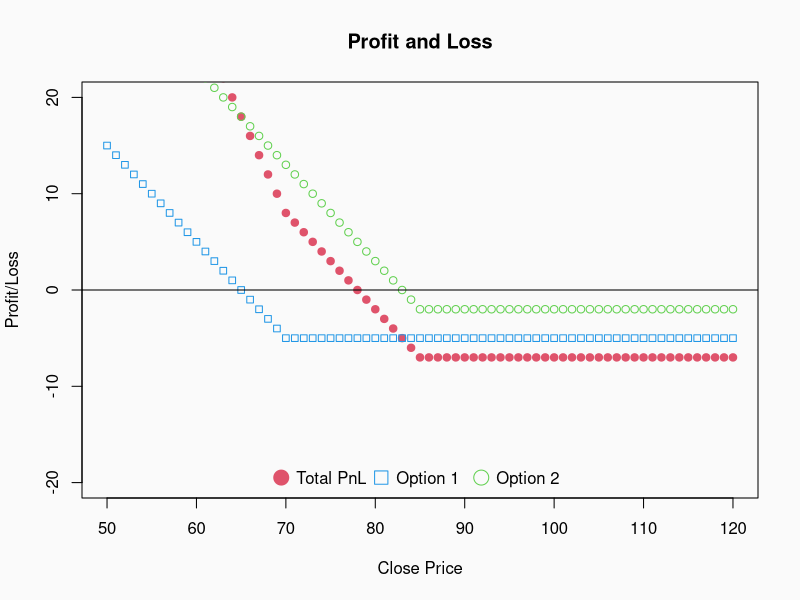

Generate this figure with R:
#setup initial variables
UV <- 120
LV <- 50
step <- 1
pnl.matrix <- matrix(seq(LV, UV, 1))

#Enter Options:( 1=Put 1 /Call -1, Buy 1 /Sell -1, Strike, Premium)
opt1 <- c(1, 1, 70, 5)
opt2<- c(1, 1, 85, 2)

#This is the function that evaluates the option value
opt_val <- function(x, y1, y2, y3, y4) {
  if (y1 == 1) {
    if (y2 == 1) {
      if (x < y3) {
        y3 - x - y4
        
      }
      else{
        -y4
      }
    }
    else{
      if (x < y3) {
        x - y3 + y4
      }
      else{
        y4
      }
    }
  }
  else if (y1 == -1) {
    if (y2 == 1) {
      if (x < y3) {
        -y4
      }
      else{
        x - y3 - y4
      }
    }
    else if (y2 == -1) {
      if (x < y3) {
        y4
      }
      else{
        y3 - x + y4
      }
      
      
    }
  }
}

opt.matrix <-
  matrix(
    nrow = 0,
    ncol = 4,
    byrow = TRUE
  )
opt.matrix<-rbind(opt.matrix, opt1)
opt.matrix<-rbind(opt.matrix, opt2)

for (i in 1:nrow(opt.matrix)) {
  pnl.matrix <-
    cbind(pnl.matrix, as.numeric(
      lapply(
        pnl.matrix[, 1],
        opt_val,
        y1 = opt.matrix[i, 1],
        y2 = opt.matrix[i, 2],
        y3 = opt.matrix[i, 3],
        y4 = opt.matrix[i, 4]
      )
    ))
}



pnl.matrix <-
  cbind(pnl.matrix, rowSums(cbind(pnl.matrix[, 2], pnl.matrix[, 3])))



par(bg="grey98")

plot(
  pnl.matrix[, 1],
  pnl.matrix[, ncol(pnl.matrix)],
  xlab = "Close Price",
  ylab = "Profit/Loss",
  ylim = c(-20, 20),
  pch = 19,
  col = 2,
  main = "Profit and Loss"
)


points(
  pnl.matrix[, 1],
  pnl.matrix[, 3],
  pch = 21,
  col = 3
)

points(
  pnl.matrix[, 1],
  pnl.matrix[, 2],
  pch = 22,
  col = 4
)

legend(
  "bottom",
  legend = c("Total PnL", "Option 1", "Option 2"),
  col = c(2, 4, 3),
  pch = c(19, 22, 21),
  bty = "n",
  pt.cex = 2,
  cex = 1,
  text.col = "black",
  horiz = T ,
  inset = .001
)

abline(h = 0)